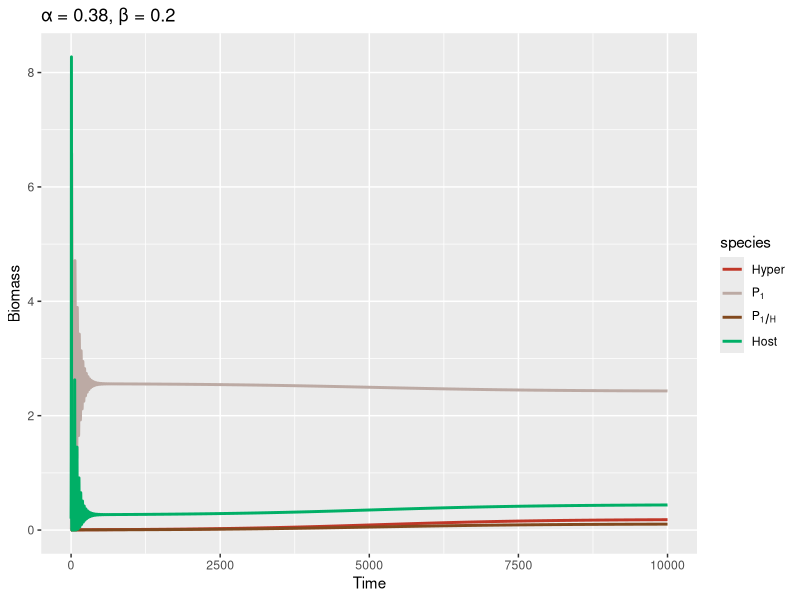

Recreate this plot in R. (Note: this script raises an error after producing the figure.)
library(deSolve)
library(tidyverse)

### Build up Mechanism 2 ----
M2_S <- function(times, state, parms) {
  with(as.list(c(state, parms)), {
    dH_dt = (h1 * o1 * P1H) - (c1 * b1 * P1) * H - (d * H)
    dP1H_dt = (b1 * P1 * H) + DL * (e1H * psi1 * a1 * P1H * S) - (o1 + m1) * P1H
    dP1_dt = (e1 * a1 * P1) * S - (b1 * P1) * H + (1 - DL) * (e1H * psi1 * a1 * P1H * S) - m1 * P1
    dS_dt = r * S * (1-S/K) - (a1 * P1 + psi1 * a1 * P1H) * S 
    return(list(c(dH_dt, dP1H_dt, dP1_dt, dS_dt)))
  })
}

### Model parameters ----

times <- seq(0, 10000, by = 0.1)
#state <- c(H = 1, P1H = 0, P1 = 2, S = 5)
state <- c(H = 0.01, P1H = 0, P1 = 0.01, S = 0.2)
#Change alpha and beta--
parms <- c(r = 1, K = 10,
           a1 = 0.38, psi1 = 0.8, e1 = 0.5,
           b1 = 0.2, m1 = 0.05, e1H = 0.5,
           o1 = 0.8, h1 = 1, c1 = 0.9, d = 0.02, DL = 0, m1H = 0.01)


### Model application ----
pop_size = ode(func = M2_S, times = times, y = state, parms = parms)

tail(pop_size, 1)
#tail(mutate(as.data.frame(pop_size), P1total = P1 + P1H))
### Plot the result ----
## Plotting
pop_size %>%
  as.data.frame() %>%
  filter(time %% 1 == 0) %>%
  #filter(time > 1000, time < 5000) %>%
  #View()
  pivot_longer(cols = c("H", "P1H", "P1", "S"), #"H", "P1H", "P1", "S" 
               names_to = "species", values_to = "biomass") %>%
  #filter(species == c("H","S")) %>%
  ggplot(mapping = aes(x = time, y = biomass, color = species)) +
  labs(x = "Time", y = "Biomass", title = paste0("α = ", parms["a1"], ", β = ", parms["b1"])) +  #paste0("r =", parms["r"]))β
  geom_line(lwd = 1) +
  scale_colour_manual(labels = c("H" = "Hyper", "P1" = expression(P[1]), 
                                 "P1H" = expression(P[1/H]), "S" = "Host"),
                      values = c("H" = "#C03728", "P1" = "#BCAAA4", 
                                 "P1H" = "#82491E", "S" = "#00AF66"))

## Plotting the per capita growth rate
pop_size %>%
  as.data.frame() %>%
  filter(time %% 1 == 0) %>%
  filter(time > 0, time < 500) %>%
  #View()
  pivot_longer(cols = c("per_H", "per_P1H", "per_P1", "per_S"),
               #"per_H", "per_P1H", "per_P1", "per_S"
               names_to = "species", values_to = "rate") %>%
  #filter(species == c("H","S")) %>%
  ggplot(mapping = aes(x = time, y = rate, color = species)) +
  labs(x = "Time", y = "Rate", title = expression(m[1] < m[2])) +  #paste0("r =", parms["r"]))
  geom_line(lwd = 1) +
  scale_colour_manual(labels = c("per_H" = expression(r[H]), "per_P1H" = expression(r[P[1/H]]),
                                 "per_P2H" = expression(r[P[2/H]]) , "per_P1" = expression(r[P[1]]),
                                 "per_P2" = expression(r[P[2]]), "per_S" = expression(r[S])),
                      values = c('per_H' = "#C03728", 'per_P1H' = "#82491E", 
                                 'per_P2H' = "#546E7A", 'per_P1' = "#BCAAA4", 
                                 'per_P2' = "#B0BEC5", 'per_S' = "#00AF66"))

View(pop_size)
sd(pop_size[(nrow(pop_size)-round(length(times)*0.2)):nrow(pop_size),"S"]) > 1e-8

## Theme setting
A = 
  theme_bw()+
  theme(
    plot.title = element_text(hjust = 0.5, size = 20),
    axis.text.x = element_text(size = 15),
    axis.text.y = element_text(size = 15),
    axis.title.x = element_text(size = 20),
    axis.title.y = element_text(size = 20),
    legend.text = element_text(size = 10),
    legend.text.align = 0)
theme_set(A)
